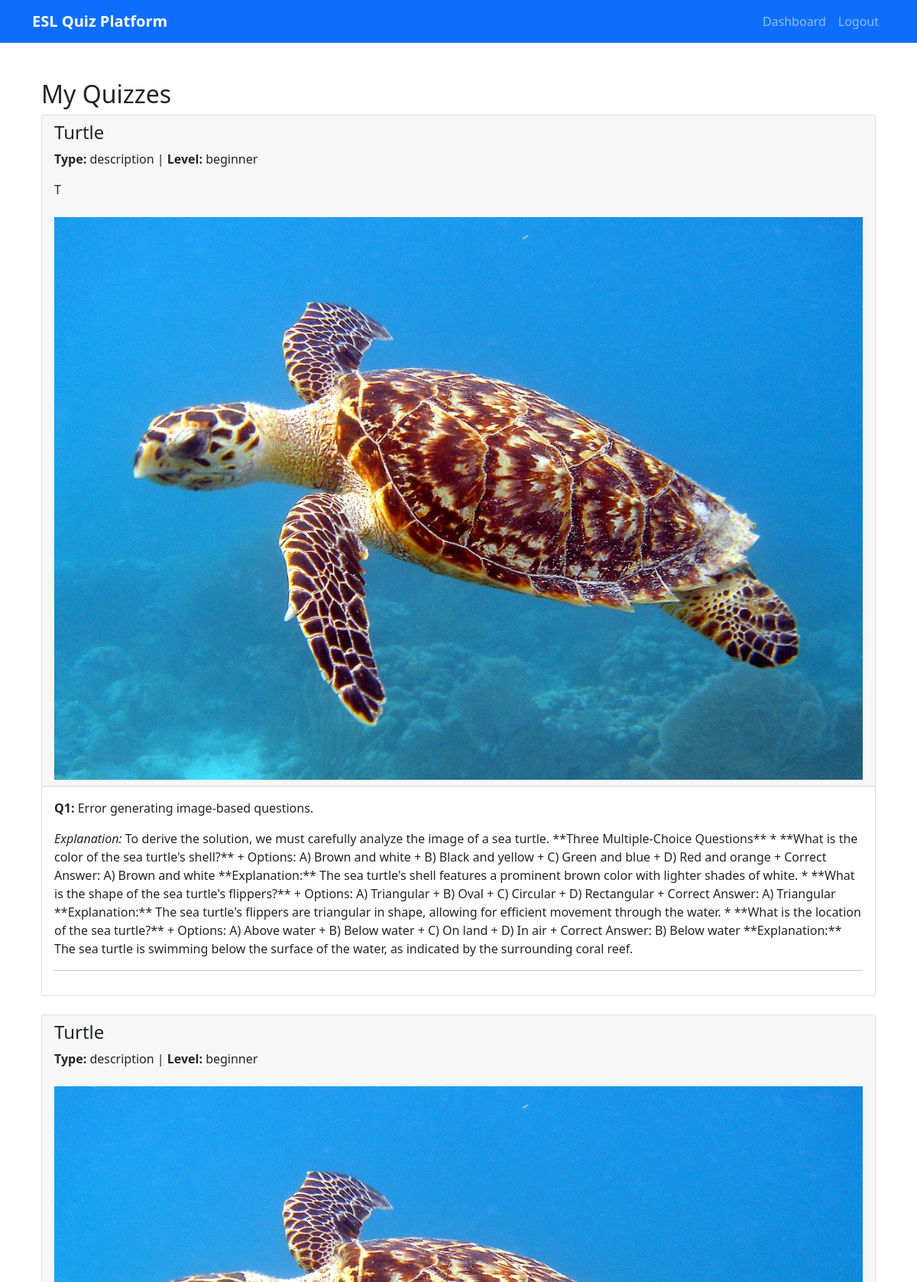
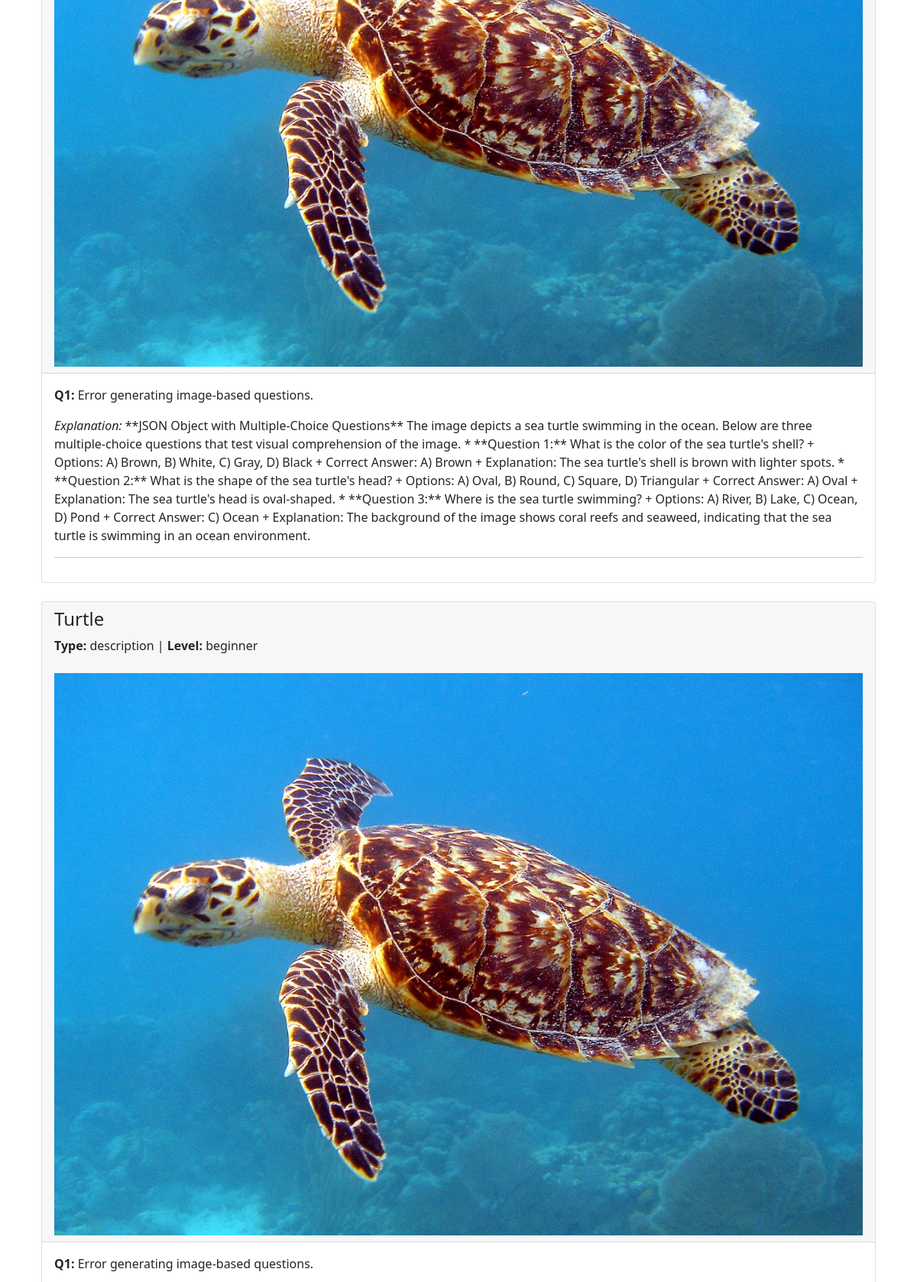
/my_quizzes (signed in, upper part), run on the app's committed database (2 pictures, top to bottom).
### app/models.py (models this page shows, shortened)
class Quiz(db.Model):
    id = db.Column(db.Integer, primary_key=True)
    title = db.Column(db.String(200), nullable=False)
    description = db.Column(db.Text)
    quiz_type = db.Column(db.String(50))
    source_content = db.Column(db.Text)
    source_image_path = db.Column(db.String(255))
    source_mime = db.Column(db.String(50))
    difficulty_level = db.Column(db.String(20))
    created_at = db.Column(db.DateTime, default=datetime.utcnow)
    is_active = db.Column(db.Boolean, default=True)
    creator_id = db.Column(db.Integer, db.ForeignKey('user.id'), nullable=False)
    questions = db.relationship('Question', backref='quiz', lazy='dynamic', cascade='all, delete-orphan')
    attempts = db.relationship('QuizAttempt', backref='quiz', lazy='dynamic')
    assignments = db.relationship('QuizAssignment', backref='quiz', lazy='dynamic')

class Question(db.Model):
    id = db.Column(db.Integer, primary_key=True)
    question_text = db.Column(db.Text, nullable=False)
    question_type = db.Column(db.String(50), default='multiple_choice')
    correct_answer = db.Column(db.String(500))
    explanation = db.Column(db.Text)
    quiz_id = db.Column(db.Integer, db.ForeignKey('quiz.id'), nullable=False)
    options = db.relationship('QuestionOption', backref='question', lazy='dynamic', cascade='all, delete-orphan')

### app/main/routes.py (the view)
@bp.route('/my_quizzes')
@login_required
def my_quizzes():
    if not current_user.is_instructor():
        flash('Access denied.')
        return redirect(url_for('main.dashboard'))
    quizzes = current_user.created_quizzes.order_by(Quiz.created_at.desc()).all()
    return render_template('main/my_quizzes.html', title='My Quizzes', quizzes=quizzes)

### app/models.py (called while the page is built)
@login.user_loader
def load_user(id):
    return User.query.get(int(id))

    def is_instructor(self):
        return self.role == 'instructor'

### app/templates/main/my_quizzes.html (shortened to what this page needs)
{% extends "base.html" %}
{% block content %}
<div class="container mt-5">
    <h2>My Quizzes</h2>
    {% for quiz in quizzes %}
    <div class="card mb-4">
        <div class="card-header">
            <h4>{{ quiz.title }}</h4>
            <p><strong>Type:</strong> {{ quiz.quiz_type }} | <strong>Level:</strong> {{ quiz.difficulty_level }}</p>
            <p>{{ quiz.description }}</p>
            {% if quiz.source_image_path %}
            <img src="{{ url_for('static', filename=quiz.source_image_path) }}" alt="Quiz Image" class="img-fluid mt-2">
            {% elif quiz.source_content %}
            <p>{{ quiz.source_content }}</p>
            {% else %}
            <p>No content available.</p>
            {% endif %}
        </div>
        <div class="card-body">
            {% for question in quiz.questions %}
            <div class="mb-3">
                <strong>Q{{ loop.index }}:</strong> {{ question.question_text }}
                {% if question.explanation %}
                <div class="mt-2"><em>Explanation:</em> {{ question.explanation }}</div>
                {% endif %}
            </div>
            <hr>
            {% endfor %}
        </div>
    </div>
    {% endfor %}
</div>
{% endblock %}

### app/templates/base.html (shortened to what this page needs)
<!DOCTYPE html>
<html lang="en">
<head>
    <link href="https://cdn.jsdelivr.net/npm/bootstrap@5.1.3/dist/css/bootstrap.min.css" rel="stylesheet">
    <link rel="stylesheet" href="{{ url_for('static', filename='css/style.css') }}">
</head>
<body>
    <nav class="navbar navbar-expand-lg navbar-dark bg-primary">
        <div class="container">
            <a class="navbar-brand" href="{{ url_for('main.index') }}">ESL Quiz Platform</a>
            <div class="navbar-nav ms-auto">
                {% if current_user.is_anonymous %}
                    <a class="nav-link" href="{{ url_for('auth.login') }}">Login</a>
                    <a class="nav-link" href="{{ url_for('auth.register') }}">Register</a>
                {% else %}
                    <a class="nav-link" href="{{ url_for('main.dashboard') }}">Dashboard</a>
                    <a class="nav-link" href="{{ url_for('auth.logout') }}">Logout</a>
                {% endif %}
            </div>
        </div>
    </nav>
    <div class="container mt-4">
        {% block content %}{% endblock %}
    </div>
</body>
</html>

### app/static/css/style.css (style rules this page uses)
.card { margin-bottom: 1rem; }
.navbar-brand { font-weight: bold; }

### data on the page
Quiz: title "Turtle", quiz_type "description", difficulty_level "beginner", description "T", source_image_path (picture)
Question: question_text "Error generating image-based questions.", explanation "To derive the solution, we must carefully analyze the image of a sea turtle. **Three Multiple-Choice Questions** * **What is the color of the sea turtle's shell?** + Options: A) Brown and white + B) Black and yellow + C) Green and blue + D) Red and orange + Correct Answer: A) Brown and white **Explanation:** The sea turtle's shell features a prominent brown color with lighter shades of white. * **What is the shape of the sea turtle's flippers?** + Options: A) Triangular + B) Oval + C) Circular + D) Rectangular + Correct Answer: A) Triangular **Explanation:** The sea turtle's flippers are triangular in shape, allowing for efficient movement through the water. * **What is the location of the…"
Quiz: title "Turtle", quiz_type "description", difficulty_level "beginner", source_image_path (picture)
Question: question_text "Error generating image-based questions.", explanation "**JSON Object with Multiple-Choice Questions** The image depicts a sea turtle swimming in the ocean. Below are three multiple-choice questions that test visual comprehension of the image. * **Question 1:** What is the color of the sea turtle's shell? + Options: A) Brown, B) White, C) Gray, D) Black + Correct Answer: A) Brown + Explanation: The sea turtle's shell is brown with lighter spots. * **Question 2:** What is the shape of the sea turtle's head? + Options: A) Oval, B) Round, C) Square, D) Triangular + Correct Answer: A) Oval + Explanation: The sea turtle's head is oval-shaped. * **Question 3:** Where is the sea turtle swimming? + Options: A) River, B) Lake, C) Ocean, D) Pond + Correct…"
Quiz: title "Turtle", quiz_type "description", difficulty_level "beginner", source_image_path (picture)
Question: question_text "Error generating image-based questions."
